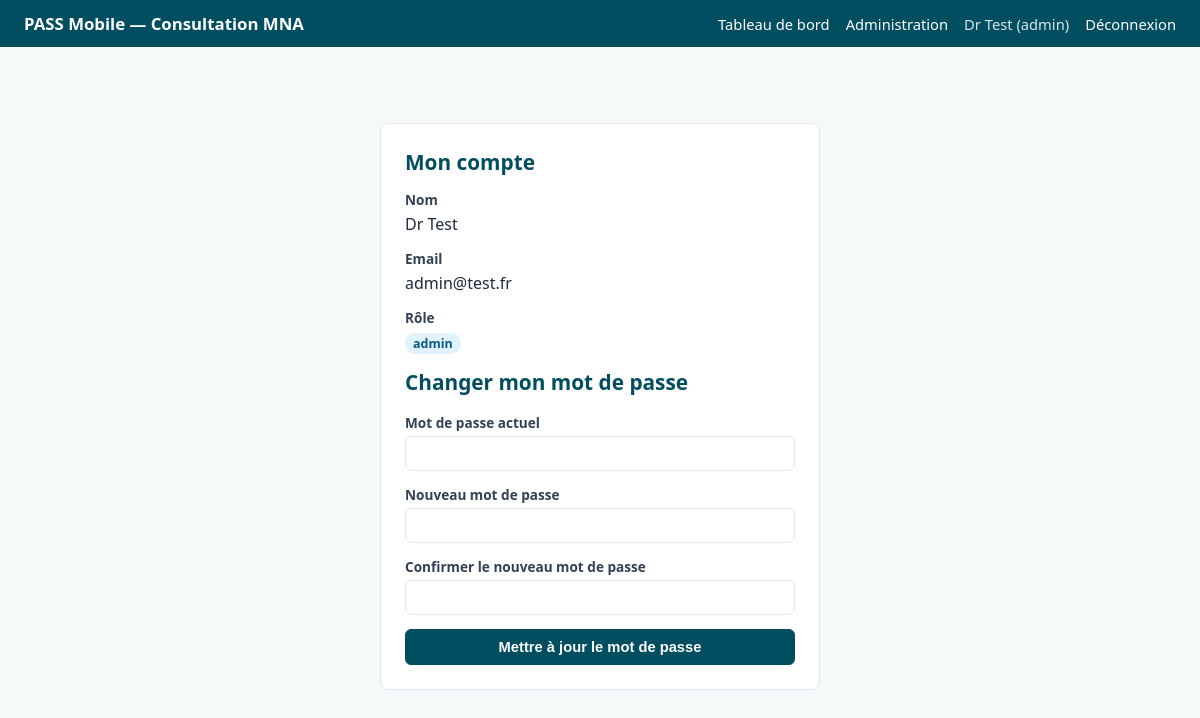
The page /mon-compte (signed in) on the database its author committed.
### app/models.py (models this page shows, shortened)
class User(UserMixin, db.Model):
    __tablename__ = "users"
    id = db.Column(db.String(36), primary_key=True, default=gen_uuid)
    nom = db.Column(db.String(120), nullable=False)
    email = db.Column(db.String(180), unique=True, nullable=False, index=True)
    password_hash = db.Column(db.String(255), nullable=False)
    role = db.Column(db.String(20), nullable=False, default="medecin")
    actif = db.Column(db.Boolean, default=True, nullable=False)
    date_creation = db.Column(db.DateTime, default=datetime.utcnow)
    derniere_connexion = db.Column(db.DateTime, nullable=True)
    @property
    def is_admin(self):
        return self.role == "admin"

### app/auth.py (the view, shortened to what this page needs)
@auth_bp.route("/mon-compte", methods=["GET", "POST"])
@login_required
def mon_compte():
    return render_template("auth/mon_compte.html")

### app/models.py (called while the page is built)
@login_manager.user_loader
def load_user(user_id):
    return User.query.get(user_id)

### app/templates/auth/mon_compte.html (shortened to what this page needs)
{% extends "base.html" %}
{% block content %}
<div class="card">
  <h1>Mon compte</h1>
  <div class="field">
    <label>Nom</label>
    <div>{{ current_user.nom }}</div>
  </div>
  <div class="field">
    <label>Email</label>
    <div>{{ current_user.email }}</div>
  </div>
  <div class="field">
    <label>Rôle</label>
    <div><span class="badge badge-role">{{ current_user.role }}</span></div>
  </div>
  <h2>Changer mon mot de passe</h2>
  <form method="POST">
    <div class="field">
      <label for="mot_de_passe_actuel">Mot de passe actuel</label>
      <input type="password" id="mot_de_passe_actuel" name="mot_de_passe_actuel" required autofocus>
    </div>
    <div class="field">
      <label for="nouveau_mot_de_passe">Nouveau mot de passe</label>
      <input type="password" id="nouveau_mot_de_passe" name="nouveau_mot_de_passe" required minlength="8">
    </div>
    <div class="field">
      <label for="confirmation">Confirmer le nouveau mot de passe</label>
      <input type="password" id="confirmation" name="confirmation" required minlength="8">
    </div>
    <button type="submit" class="btn-primary" style="width:100%;">Mettre à jour le mot de passe</button>
  </form>
</div>
{% endblock %}

### app/templates/base.html (shortened to what this page needs)
<!DOCTYPE html>
<html lang="fr">
<head>
  <link rel="stylesheet" href="{{ url_for('static', filename='css/app.css') }}">
</head>
<body>
  {% if current_user.is_authenticated %}
  <nav class="topbar">
    <div class="topbar-brand">PASS Mobile — Consultation MNA</div>
    <div class="topbar-links">
      <a href="{{ url_for('main.dashboard') }}">Tableau de bord</a>
      {% if current_user.is_admin %}
        <a href="{{ url_for('admin.index') }}">Administration</a>
      {% endif %}
      <a href="{{ url_for('auth.mon_compte') }}" class="topbar-user">{{ current_user.nom }} ({{ current_user.role }})</a>
      <a href="{{ url_for('auth.logout') }}">Déconnexion</a>
    </div>
  </nav>
  {% endif %}
  <main>
    {% block content %}{% endblock %}
  </main>
</body>
</html>

### app/static/css/app.css (style rules this page uses)
:root { --primary: #004e60; --accent: #0e7c8c; --text-muted: #64748b; --border: #e2e8f0; --radius: 6px; --danger: #b91c1c; }
* { box-sizing: border-box; }
body { margin: 0; font-family: "Segoe UI", Arial, sans-serif; background: #f6f9fa; color: #1e293b; }
main { max-width: 1100px; margin: 0 auto; padding: 24px 16px 60px; }
.topbar { background: var(--primary); color: #fff; display: flex; justify-content: space-between; align-items: center; padding: 12px 24px; flex-wrap: wrap; gap: 10px; }
.topbar-brand { font-weight: 700; font-size: 1.05rem; }
.topbar-links { display: flex; gap: 16px; align-items: center; flex-wrap: wrap; }
.topbar-links a { color: #fff; text-decoration: none; font-size: 0.92rem; }
.topbar-user { font-size: 0.85rem; opacity: 0.85; color: #fff; text-decoration: none; }
.card { background: #fff; border: 1px solid var(--border); border-radius: 8px; padding: 24px; max-width: 440px; margin: 40px auto; }
.card h1, .card h2 { margin-top: 0; color: var(--primary); font-size: 1.3rem; }
.field { margin-bottom: 14px; display: flex; flex-direction: column; gap: 4px; }
.field label { font-size: 0.85rem; font-weight: 600; color: #334155; }
.field input, .field select, .field textarea { padding: 8px 10px; border: 1px solid var(--border); border-radius: var(--radius); font-size: 0.95rem; }
.btn-primary, .btn-secondary, .btn-ghost { display: inline-block; padding: 9px 18px; border-radius: var(--radius); border: 1px solid var(--primary); font-size: 0.92rem; font-weight: 600; cursor: pointer; text-decoration: none; text-align: center; }
.btn-primary { background: var(--primary); color: #fff; }
.badge { display: inline-block; padding: 2px 8px; border-radius: 999px; font-size: 0.78rem; font-weight: 600; }
.badge-role { background: #e0f2fe; color: #075985; }

### rows shown on the page
User: nom "Dr Test", role "admin", email "admin@test.fr"
